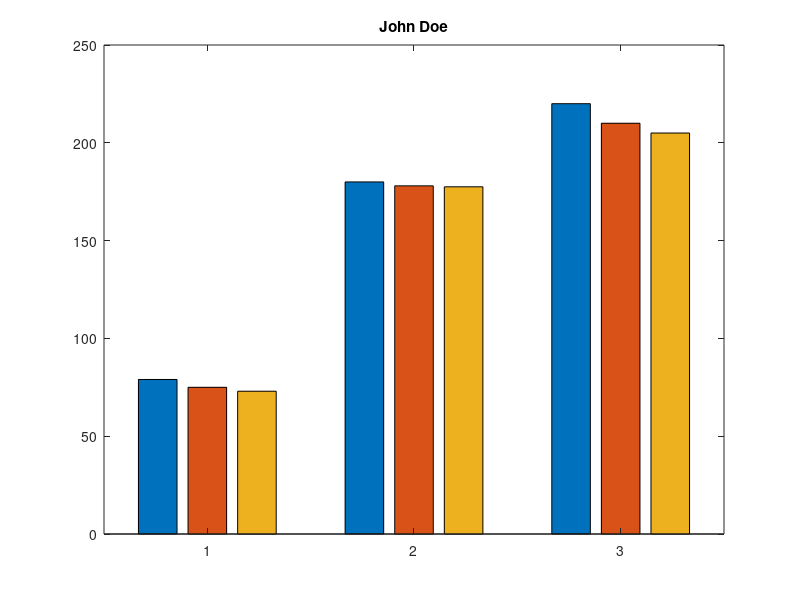
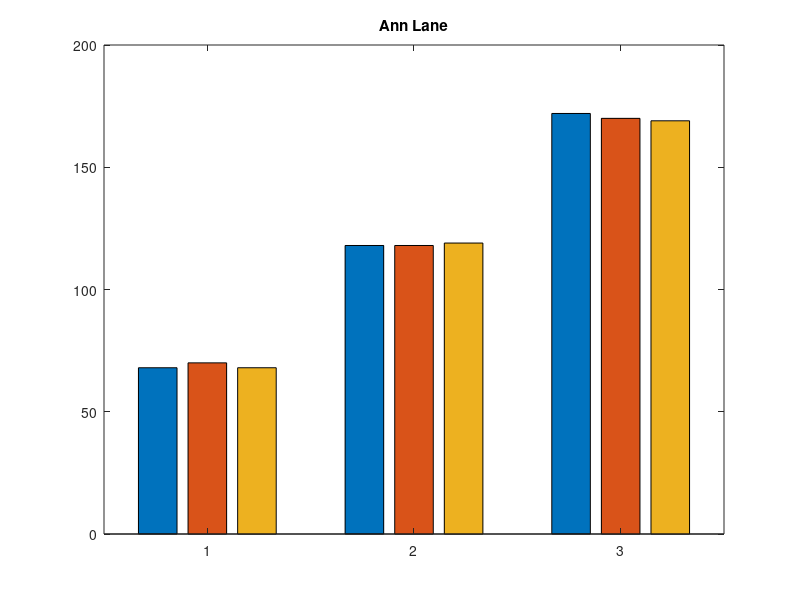

These figures' MATLAB source, in order:
%sample code is from http://www.mathworks.com/help/matlab/matlab_prog/cell-vs-struct-arrays.html?requestedDomain=www.mathworks.com
%For example, store patient records in a structure array.

patient(1).name = 'John Doe';
patient(1).billing = 127.00;
patient(1).test = [79, 75, 73; 180, 178, 177.5; 220, 210, 205];

patient(2).name = 'Ann Lane';
patient(2).billing = 28.50;
patient(2).test = [68, 70, 68; 118, 118, 119; 172, 170, 169];

%Create a bar graph of the test results for each patient.

numPatients = numel(patient);
for p = 1:numPatients
   figure
   bar(patient(p).test)
   title(patient(p).name)
end